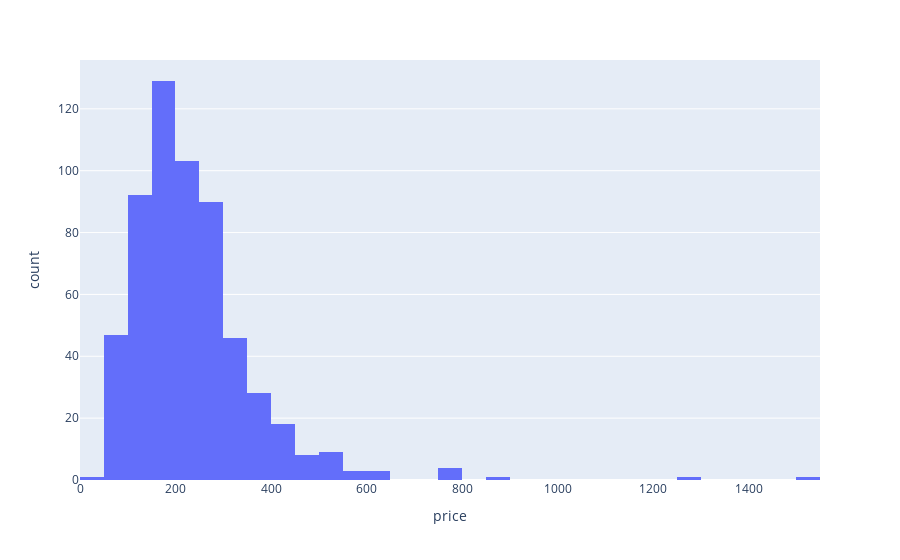

The code cell stored with this chart in its notebook:
### Code cell
import plotly.express as px

pd.options.plotting.backend = "plotly"
fig = px.histogram(westerpark_df, x="price")
fig.show()

### Figure 1 — Plotly figure (JSON) as saved in the notebook; plotly's stock layout.template omitted (floating-point values rounded to 4 significant figures; data arrays with more than 128 entries replaced by an {"elided": "..."} marker saying what was removed)
{"data": [{"alignmentgroup": "True", "bingroup": "x", "hovertemplate": "price=%{x}<br>count=%{y}<extra></extra>", "legendgroup": "", "marker": {"color": "#636efa", "pattern": {"shape": ""}}, "name": "", "offsetgroup": "", "orientation": "v", "showlegend": false, "type": "histogram", "x": {"elided": "584 int values"}, "xaxis": "x", "yaxis": "y"}], "layout": {"barmode": "relative", "legend": {"tracegroupgap": 0}, "margin": {"t": 60}, "xaxis": {"anchor": "y", "domain": [0, 1], "title": {"text": "price"}}, "yaxis": {"anchor": "x", "domain": [0, 1], "title": {"text": "count"}}}}
